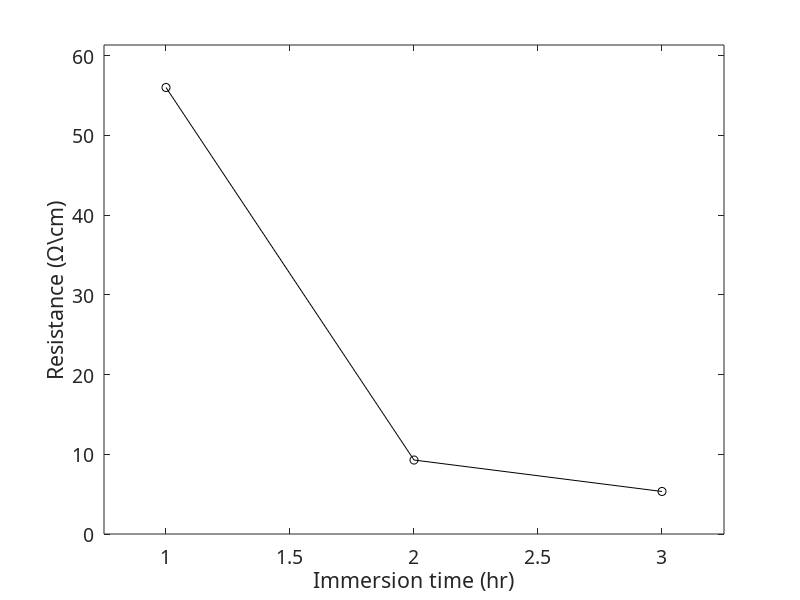

This figure's MATLAB source:
clear all;

hr1 = [37 150/2];
hr2 = [15 11/2 22/3];
hr3 = [6 12/2 12/3];

x = [1 2 3];
y = [mean(hr1) mean(hr2) mean(hr3)];


figure; 
plot(x,y,'k-o');

xlabel('Immersion time (hr)');
ylabel('Resistance (\Omega\\cm)');
set(gca,'Fontname','CMU bright','Fontsize',14);
xlim([0.75 3.25]);
ylim([0 61.33]);
grid off;